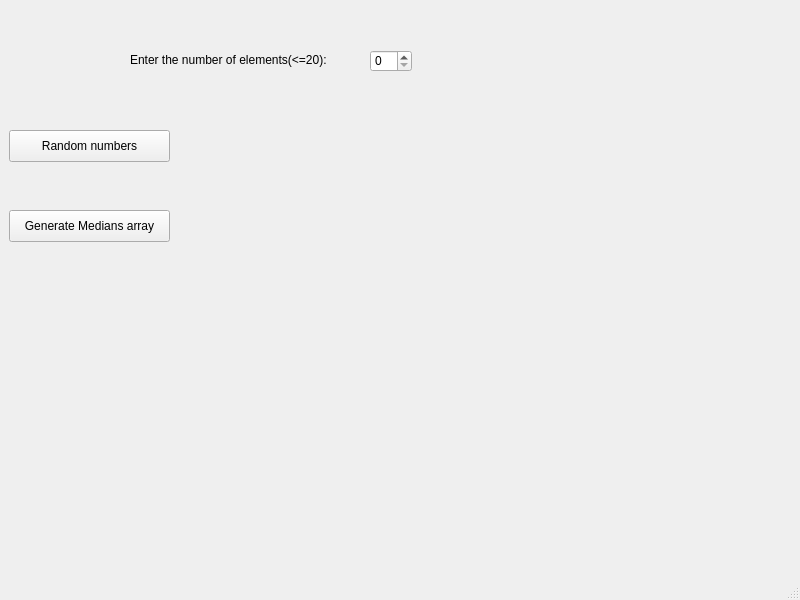
<?xml version="1.0" encoding="UTF-8"?>
<ui version="4.0">
 <class>MainWindow</class>
 <widget class="QMainWindow" name="MainWindow">
  <property name="geometry">
   <rect>
    <x>0</x>
    <y>0</y>
    <width>800</width>
    <height>600</height>
   </rect>
  </property>
  <property name="windowTitle">
   <string>MainWindow</string>
  </property>
  <widget class="QWidget" name="centralwidget">
   <widget class="QPushButton" name="random">
    <property name="geometry">
     <rect>
      <x>9</x>
      <y>130</y>
      <width>161</width>
      <height>32</height>
     </rect>
    </property>
    <property name="text">
     <string>Random numbers</string>
    </property>
   </widget>
   <widget class="QSpinBox" name="count_of_elements">
    <property name="geometry">
     <rect>
      <x>370</x>
      <y>50</y>
      <width>42</width>
      <height>22</height>
     </rect>
    </property>
    <property name="maximum">
     <number>20</number>
    </property>
   </widget>
   <widget class="QPushButton" name="get_new_array">
    <property name="geometry">
     <rect>
      <x>9</x>
      <y>210</y>
      <width>161</width>
      <height>32</height>
     </rect>
    </property>
    <property name="text">
     <string>Generate Medians array</string>
    </property>
   </widget>
   <widget class="QLabel" name="label_random">
    <property name="geometry">
     <rect>
      <x>180</x>
      <y>130</y>
      <width>521</width>
      <height>20</height>
     </rect>
    </property>
    <property name="text">
     <string/>
    </property>
   </widget>
   <widget class="QLabel" name="label_answer">
    <property name="geometry">
     <rect>
      <x>180</x>
      <y>210</y>
      <width>521</width>
      <height>20</height>
     </rect>
    </property>
    <property name="text">
     <string/>
    </property>
   </widget>
   <widget class="QLabel" name="label">
    <property name="geometry">
     <rect>
      <x>130</x>
      <y>50</y>
      <width>231</width>
      <height>20</height>
     </rect>
    </property>
    <property name="text">
     <string>Enter the number of elements(&lt;=20):</string>
    </property>
   </widget>
  </widget>
  <widget class="QMenuBar" name="menubar">
   <property name="geometry">
    <rect>
     <x>0</x>
     <y>0</y>
     <width>800</width>
     <height>24</height>
    </rect>
   </property>
  </widget>
  <widget class="QStatusBar" name="statusbar"/>
 </widget>
 <resources/>
 <connections/>
</ui>
